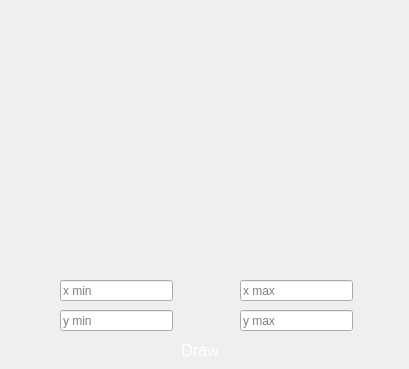
    <widget class="QWidget" name="tab_2">
     <attribute name="title">
      <string> Graph </string>
     </attribute>
     <widget class="QLineEdit" name="x_min">
      <property name="geometry">
       <rect>
        <x>60</x>
        <y>280</y>
        <width>113</width>
        <height>21</height>
       </rect>
      </property>
      <property name="styleSheet">
       <string notr="true">color:black;</string>
      </property>
      <property name="placeholderText">
       <string>x min</string>
      </property>
     </widget>
     <widget class="QLineEdit" name="x_max">
      <property name="geometry">
       <rect>
        <x>240</x>
        <y>280</y>
        <width>113</width>
        <height>21</height>
       </rect>
      </property>
      <property name="styleSheet">
       <string notr="true">color:black;</string>
      </property>
      <property name="placeholderText">
       <string>x max</string>
      </property>
     </widget>
     <widget class="QLineEdit" name="y_max">
      <property name="geometry">
       <rect>
        <x>240</x>
        <y>310</y>
        <width>113</width>
        <height>21</height>
       </rect>
      </property>
      <property name="styleSheet">
       <string notr="true">color:black;</string>
      </property>
      <property name="placeholderText">
       <string>y max</string>
      </property>
     </widget>
     <widget class="QLineEdit" name="y_min">
      <property name="geometry">
       <rect>
        <x>60</x>
        <y>310</y>
        <width>113</width>
        <height>21</height>
       </rect>
      </property>
      <property name="styleSheet">
       <string notr="true">color:black;</string>
      </property>
      <property name="placeholderText">
       <string>y min</string>
      </property>
     </widget>
     <widget class="QPushButton" name="drawButton">
      <property name="geometry">
       <rect>
        <x>150</x>
        <y>340</y>
        <width>100</width>
        <height>20</height>
       </rect>
      </property>
      <property name="font">
       <font>
        <pointsize>12</pointsize>
       </font>
      </property>
      <property name="styleSheet">
       <string notr="true">QPushButton {
background-color: QLinearGradient(x1: 0, y1: 0, 
                            							x2: 1, y2: 0.2, 
                            stop: 0   rgba(255, 80, 135, 255), 
                            stop: 0.5 rgba(192, 106, 194, 255), 
                            stop: 1   rgba(102, 128, 255, 255));
border-radius: 6px;
color: white;
}</string>
      </property>
      <property name="text">
       <string>Draw</string>
      </property>
     </widget>
     <widget class="QCustomPlot" name="widget" native="true">
      <property name="geometry">
       <rect>
        <x>10</x>
        <y>10</y>
        <width>390</width>
        <height>261</height>
       </rect>
      </property>
     </widget>
    </widget>
